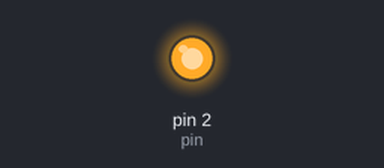
A sketch run on a simulated Arduino Uno, built with avr-gcc and run on an emulated ATmega328P. Shown: output pins drawn as LEDs (lit = HIGH).

Above: at 5.0 s.
At 15.0 s:
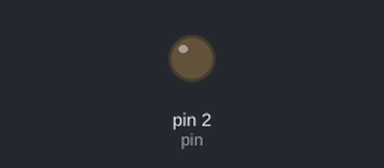
Timing chart, 0 to 26.0 s (numbered marks = the images above):
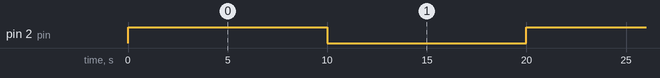

Measured:
- by itself, pin 2 (pin): alternates HIGH for 10.0 s and LOW for 10.0 s

The sketch:

test_esp8266.ino
```cpp
int pin = 2;

void setup() {

pinMode(pin, OUTPUT);
}
void loop() {
digitalWrite(pin, HIGH);   //bật led
delay(10000);               //dừng 1s
digitalWrite(pin, LOW);    //tắt led
delay(10000);               //dừng 1s
}
```
